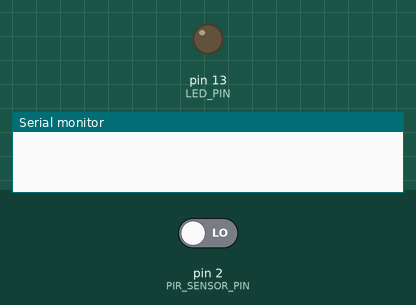
Simulated run of this sketch. Board: Arduino Uno, built with avr-gcc and run on an emulated ATmega328P. Parts: output pins drawn as LEDs (lit = HIGH), the last lines printed to the serial monitor. Inputs (shaded band) come from the test bench; at power-on: pin 2 (PIR_SENSOR_PIN) LOW.

Above: at 1.2 s.
1.3 s: pin 2 (PIR_SENSOR_PIN) driven HIGH
At 2.5 s:
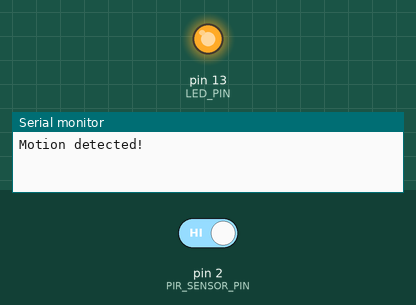
2.8 s: pin 2 (PIR_SENSOR_PIN) driven LOW
At 3.9 s:
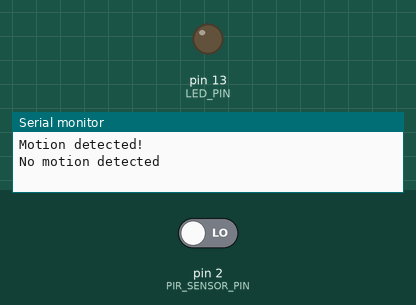
Timing chart, 0 to 5.8 s (numbered marks = the images above; inputs shaded):
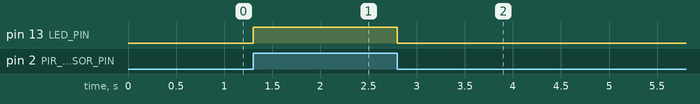

Measured:
- after the input at 1.3 s, pin 13 (LED_PIN): LOW → HIGH at once
- after the input at 2.8 s, pin 13 (LED_PIN): HIGH → LOW at once

The sketch:

M1_T2P.ino
```cpp
const int LED_PIN = 13;
const int BUTTON_PIN = 6;
const int PIR_SENSOR_PIN = 2;

volatile bool ledState = LOW;
volatile bool motionDetected = false;
volatile bool buttonPressed = false;

void handleButtonInterrupt() {
  buttonPressed = !buttonPressed;

  if (buttonPressed) {
    ledState = !ledState;
    digitalWrite(LED_PIN, ledState);

    if (ledState == HIGH) {
      Serial.println("LED on");
    } else {
      Serial.println("LED off");
    }
  }
}

void handleMotionInterrupt() {
  bool pirSensorValue = digitalRead(PIR_SENSOR_PIN);

  if (pirSensorValue == HIGH) {
    digitalWrite(LED_PIN, HIGH);
    Serial.println("Motion detected!");
    motionDetected = true;
  } else {
    motionDetected = false;
  }

  if (!motionDetected && !buttonPressed) {
    digitalWrite(LED_PIN, LOW);
    Serial.println("No motion detected");
  }
}

void setup() {
  pinMode(LED_PIN, OUTPUT);
  pinMode(BUTTON_PIN, INPUT_PULLUP);
  pinMode(PIR_SENSOR_PIN, INPUT);
  Serial.begin(9600);
  attachInterrupt(digitalPinToInterrupt(BUTTON_PIN), handleButtonInterrupt, FALLING);
  attachInterrupt(digitalPinToInterrupt(PIR_SENSOR_PIN), handleMotionInterrupt, CHANGE);
}

void loop() {}
```
